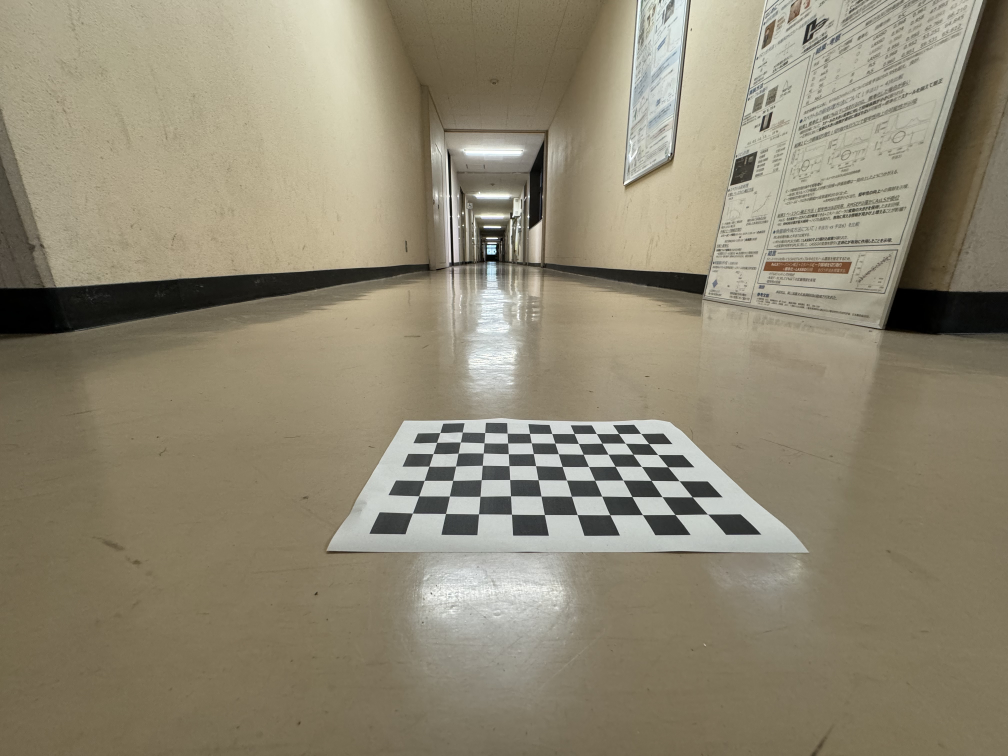
//> input picture img/view4.jpg, 4032 x 3024 px (shown at 1/4 size)
$ ./bird_eye_view_pointSelection   (built with g++ and OpenCV 4)
//> lines starting //> are read from the running program, lines starting //| are printed output that depends on the picture; after the words box and inside, x2 and y2 are one past the last pixel; in counts of white or black regions, pixels touching at a corner belong together
#include <opencv2/opencv.hpp>
#include <vector>
#include <iostream>

class PointSelector {
private:
    static std::vector<cv::Point> points;
    static cv::Mat img;
    static std::string windowName;

public:
    static void mouseCallback(int event, int x, int y, int flags, void* userdata) {
        if (event == cv::EVENT_LBUTTONDOWN) {
            if (points.size() < 4) {
                points.push_back(cv::Point(x, y));
                cv::circle(img, cv::Point(x, y), 5, cv::Scalar(0, 0, 255), -1);
                cv::imshow(windowName, img);

                if (points.size() == 4) {
                    std::cout << "4 points selected. Press any key to continue." << std::endl;
                } else {
                    std::cout << "Point " << points.size() << " selected. Select " << 4 - points.size() << " more point(s)." << std::endl;
                }
            }
        }
    }

    static std::vector<cv::Point> selectPoints(const cv::Mat& image, const std::string& winName) {
        img = image.clone();
        windowName = winName;
        points.clear();

        cv::namedWindow(windowName);
        cv::setMouseCallback(windowName, mouseCallback);

        std::cout << "Please select 4 points on the image in the following order:" << std::endl;
        std::cout << "1. Top-left corner of the lane" << std::endl;
        std::cout << "2. Top-right corner of the lane" << std::endl;
        std::cout << "3. Bottom-left corner of the lane" << std::endl;
        std::cout << "4. Bottom-right corner of the lane" << std::endl;

        cv::imshow(windowName, img);
        cv::waitKey(0);

        cv::destroyWindow(windowName);
        return points;
    }
};

std::vector<cv::Point> PointSelector::points;
cv::Mat PointSelector::img;
std::string PointSelector::windowName;

class Camera {
private:
    int img_width;
    int img_height;
    cv::Mat overhead_transform;

public:
    Camera(int width, int height) : img_width(width), img_height(height) {}

    void calculateTransform(const std::vector<cv::Point>& lane_shape) {
        // 選択された点の順序: [top-left, top-right, bottom-left, bottom-right]
        cv::Point2f top_left(lane_shape[0]);
        cv::Point2f top_right(lane_shape[1]);
        cv::Point2f bottom_left(lane_shape[2]);
        cv::Point2f bottom_right(lane_shape[3]);

        std::vector<cv::Point2f> source = {top_left, top_right, bottom_right, bottom_left};
        std::vector<cv::Point2f> destination = {
            cv::Point2f(300, 200),
            cv::Point2f(500, 200),
            cv::Point2f(500, 400),
            cv::Point2f(300, 400)
        };

        overhead_transform = cv::getPerspectiveTransform(source, destination);
    }

    cv::Mat warp_to_overhead(const cv::Mat& undistorted_img, const std::string& save_path = "") {
        cv::Mat result;
        cv::warpPerspective(undistorted_img, result, overhead_transform, cv::Size(img_width, img_height));

        if (!save_path.empty()) {
            bool saved = cv::imwrite(save_path, result);
            if (saved) {
                std::cout << "Overhead image saved to: " << save_path << std::endl;
            } else {
                std::cerr << "Failed to save overhead image to: " << save_path << std::endl;
            }
        }

        return result;
    }
};

int main() {
    std::string imagePath = "/home/tki256/myProject/opencv-class/img-out/view4.jpg";  // 入力画像のパスを指定してください
    cv::Mat image = cv::imread(imagePath);
//> image is the input picture: 3024 rows x 4032 cols, CV_8UC3; mean B, G, R 114.7, 135.4, 143.1
    resize(image, image, cv::Size(), 0.2, 0.2);
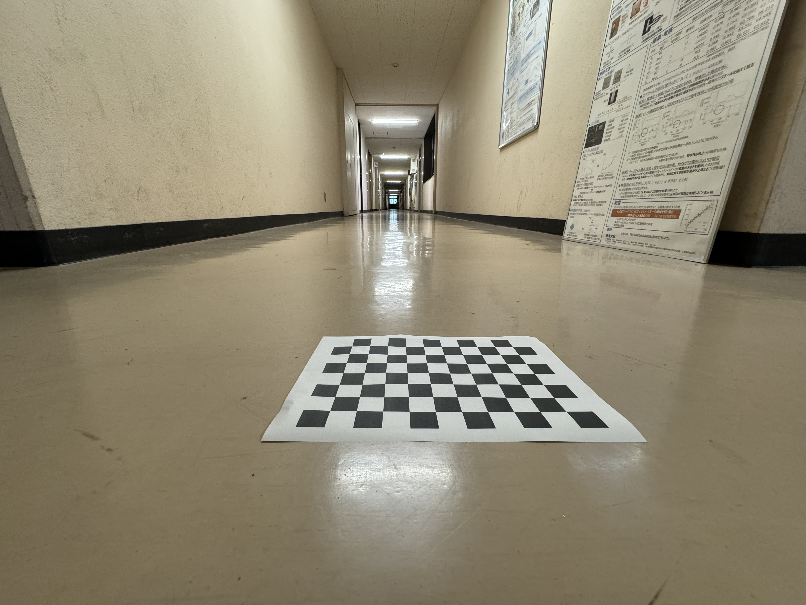
//> image: 605 rows x 806 cols, CV_8UC3; mean B, G, R 114.7, 135.5, 143.1
    if (image.empty()) {
        std::cerr << "Error: Could not read the image." << std::endl;
        return -1;
    }

    std::vector<cv::Point> selectedPoints = PointSelector::selectPoints(image, "Select 4 Points");
//> the left mouse button is pressed and released at (201, 151)
//> in mouseCallback, `cv::circle(img, cv::Point(x, y), 5, cv::Scalar(0, 0, 255), -1);`: img: 605 rows x 806 cols, CV_8UC3; 81 pixels changed, all inside (x1, y1, x2, y2) = (196, 146, 207, 157)
//> the left mouse button is pressed and released at (604, 151)
//> in mouseCallback (call 3), `cv::circle(img, cv::Point(x, y), 5, cv::Scalar(0, 0, 255), -1);`: img: 605 rows x 806 cols, CV_8UC3; mean B, G, R 114.7, 135.4, 143.1
//> the left mouse button is pressed and released at (604, 453)
//> in mouseCallback (call 5), `cv::circle(img, cv::Point(x, y), 5, cv::Scalar(0, 0, 255), -1);`: img: 605 rows x 806 cols, CV_8UC3; mean B, G, R 114.7, 135.4, 143.1
//> the left mouse button is pressed and released at (201, 453)
//> in mouseCallback (call 7), `cv::circle(img, cv::Point(x, y), 5, cv::Scalar(0, 0, 255), -1);`: img: 605 rows x 806 cols, CV_8UC3; mean B, G, R 114.7, 135.4, 143.1
//> selectedPoints = 4 Points (x, y): [201, 151], [604, 151], [604, 453], [201, 453]

    Camera camera(image.cols, image.rows);
    camera.calculateTransform(selectedPoints);
//> in calculateTransform, `cv::Point2f top_left(lane_shape[0]);`: top_left = Point(201, 151)
//> in calculateTransform, `cv::Point2f top_right(lane_shape[1]);`: top_right = Point(604, 151)
//> in calculateTransform, `cv::Point2f bottom_left(lane_shape[2]);`: bottom_left = Point(604, 453)
//> in calculateTransform, `cv::Point2f bottom_right(lane_shape[3]);`: bottom_right = Point(201, 453)
//> in calculateTransform, `std::vector<cv::Point2f> source = {top_left, top_right, bottom_right, ..`: source = 4 Points (x, y): [201, 151], [604, 151], [201, 453], [604, 453]
//> in calculateTransform, `overhead_transform = cv::getPerspectiveTransform(source, destination);`: overhead_transform = [[0.248, -1.32, 300.1], [0, -0.993, 250], [3.53e-19, -0.00331, 1]]

    cv::Mat overhead = camera.warp_to_overhead(image, "/home/tki256/myProject/opencv-class/result/overhead_view4.jpg");
//> in warp_to_overhead, `cv::warpPerspective(undistorted_img, result, overhead_transform, cv::S..`:
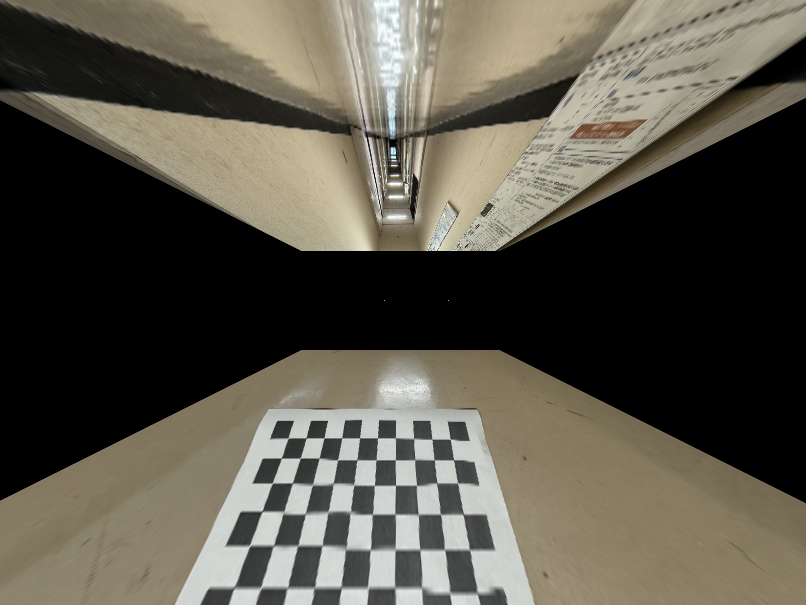
//> result: 605 rows x 806 cols, CV_8UC3; mean B, G, R 74, 85.3, 89.4

    cv::imshow("Overhead View", overhead);
    cv::waitKey(0);

    return 0;
}

$ run again, with img/view1.jpg copied over img/view4.jpg
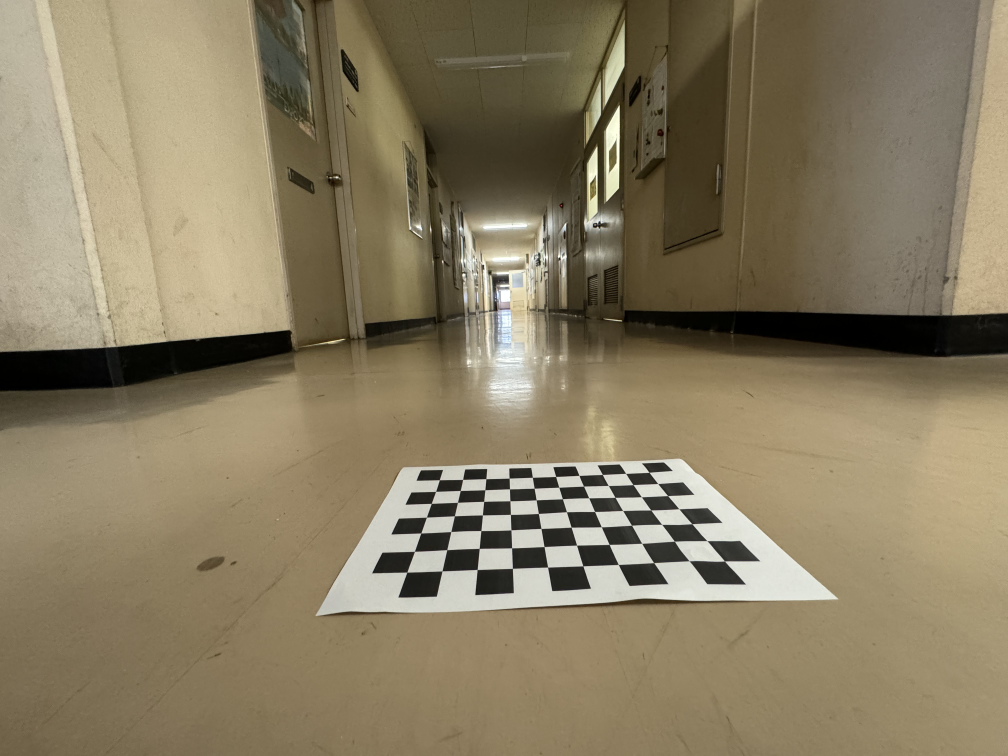
//> input picture img/view1.jpg, 4032 x 3024 px (shown at 1/4 size)
//> image is the input picture: 3024 rows x 4032 cols, CV_8UC3; mean B, G, R 98.1, 124.5, 136.4
//> `resize(image, image, cv::Size(), 0.2, 0.2);`:
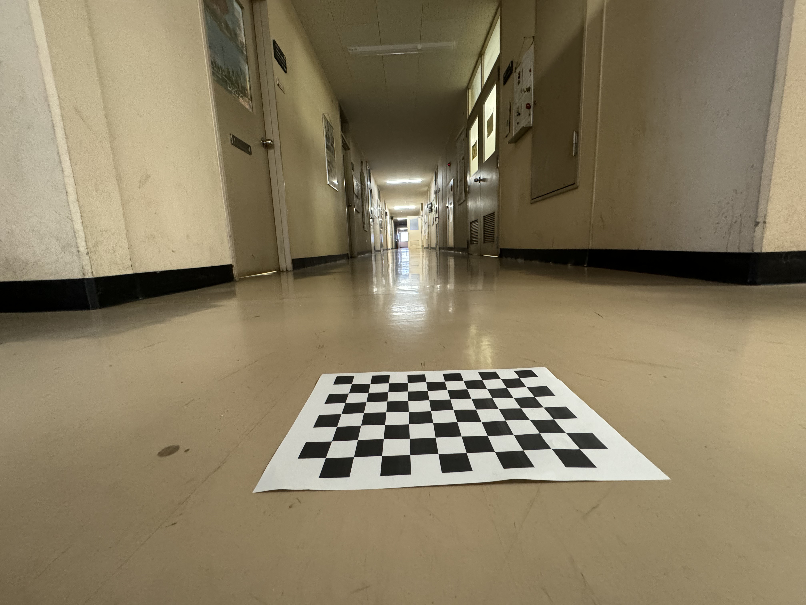
//> image: 605 rows x 806 cols, CV_8UC3; mean B, G, R 98.1, 124.5, 136.4
//> img: 605 rows x 806 cols, CV_8UC3; 81 pixels changed, all inside (x1, y1, x2, y2) = (196, 146, 207, 157)
//> img: 605 rows x 806 cols, CV_8UC3; mean B, G, R 98, 124.4, 136.5
//> img: 605 rows x 806 cols, CV_8UC3; mean B, G, R 98, 124.4, 136.5
//> img: 605 rows x 806 cols, CV_8UC3; mean B, G, R 98, 124.4, 136.5
//> selectedPoints = 4 Points (x, y): [201, 151], [604, 151], [604, 453], [201, 453]
//> top_left = Point(201, 151)
//> top_right = Point(604, 151)
//> bottom_left = Point(604, 453)
//> bottom_right = Point(201, 453)
//> source = 4 Points (x, y): [201, 151], [604, 151], [201, 453], [604, 453]
//> overhead_transform = [[0.248, -1.32, 300.1], [0, -0.993, 250], [3.53e-19, -0.00331, 1]]
//> in warp_to_overhead, `cv::warpPerspective(undistorted_img, result, overhead_transform, cv::S..`:
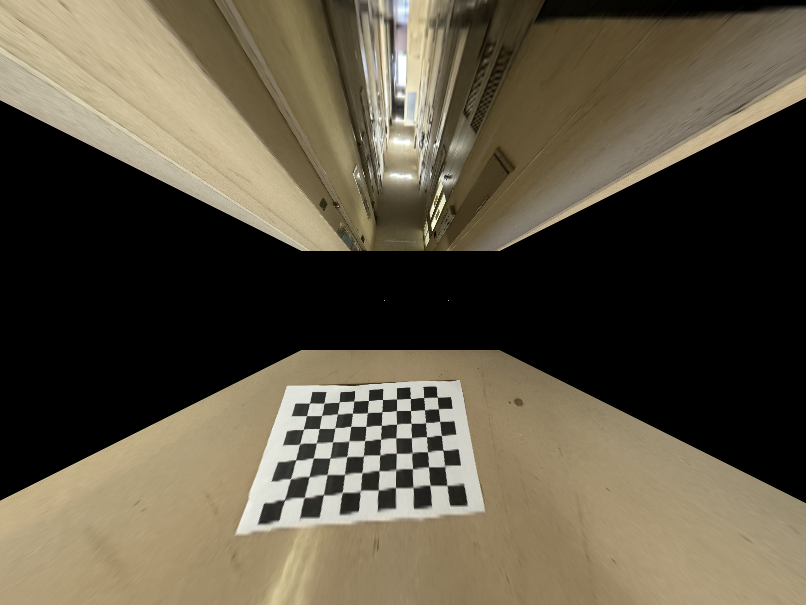
//> result: 605 rows x 806 cols, CV_8UC3; mean B, G, R 67.7, 85.2, 93.5

$ run again, with img/view2.jpg copied over img/view4.jpg
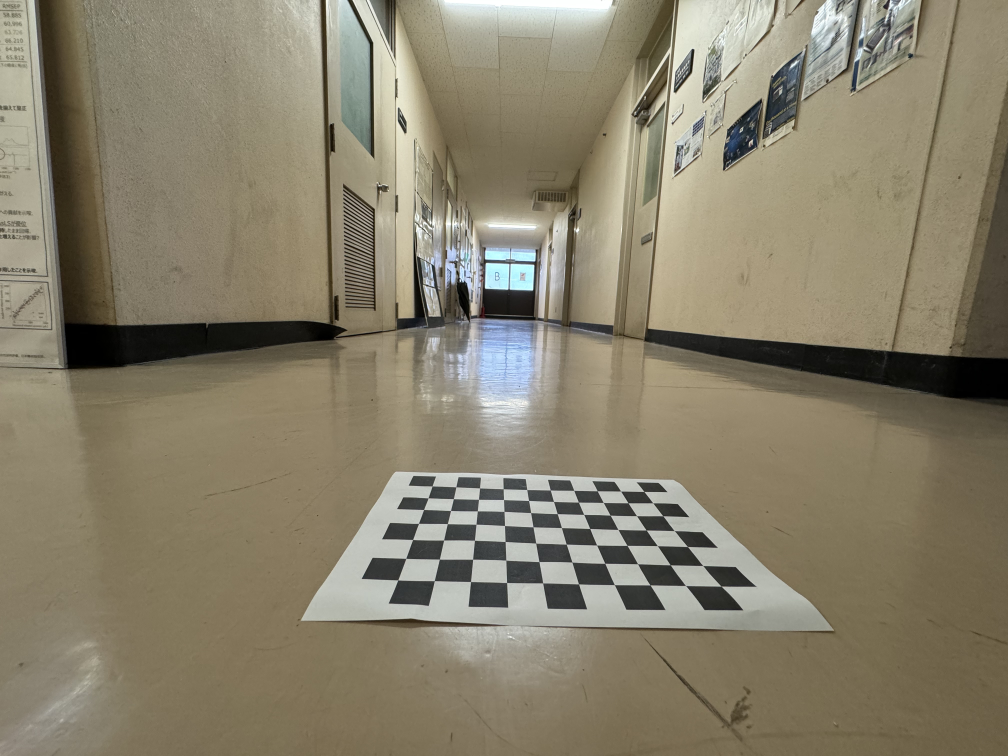
//> input picture img/view2.jpg, 4032 x 3024 px (shown at 1/4 size)
//> image is the input picture: 3024 rows x 4032 cols, CV_8UC3; mean B, G, R 107.9, 128.5, 136
//> `resize(image, image, cv::Size(), 0.2, 0.2);`:
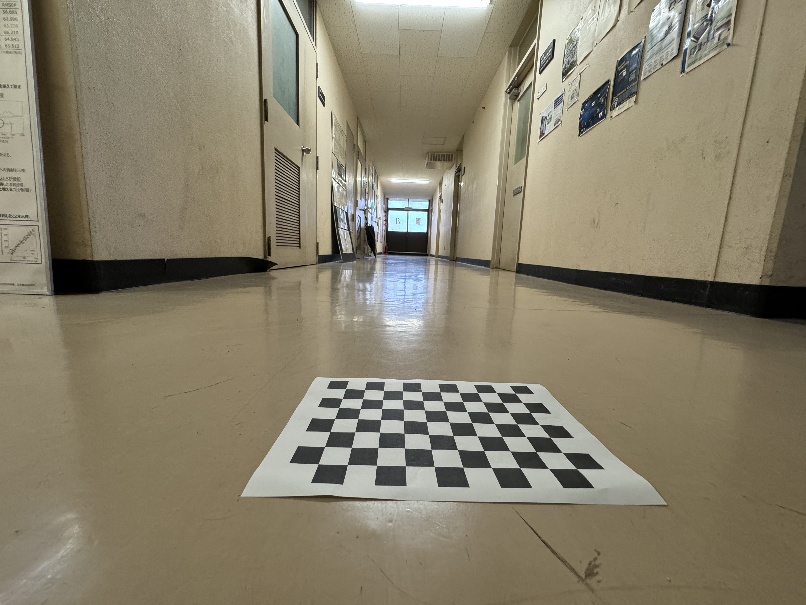
//> image: 605 rows x 806 cols, CV_8UC3; mean B, G, R 108, 128.5, 136.1
//> img: 605 rows x 806 cols, CV_8UC3; 81 pixels changed, all inside (x1, y1, x2, y2) = (196, 146, 207, 157)
//> img: 605 rows x 806 cols, CV_8UC3; mean B, G, R 107.9, 128.5, 136.1
//> img: 605 rows x 806 cols, CV_8UC3; mean B, G, R 107.9, 128.4, 136.1
//> img: 605 rows x 806 cols, CV_8UC3; mean B, G, R 107.9, 128.4, 136.1
//> selectedPoints = 4 Points (x, y): [201, 151], [604, 151], [604, 453], [201, 453]
//> top_left = Point(201, 151)
//> top_right = Point(604, 151)
//> bottom_left = Point(604, 453)
//> bottom_right = Point(201, 453)
//> source = 4 Points (x, y): [201, 151], [604, 151], [201, 453], [604, 453]
//> overhead_transform = [[0.248, -1.32, 300.1], [0, -0.993, 250], [3.53e-19, -0.00331, 1]]
//> in warp_to_overhead, `cv::warpPerspective(undistorted_img, result, overhead_transform, cv::S..`:
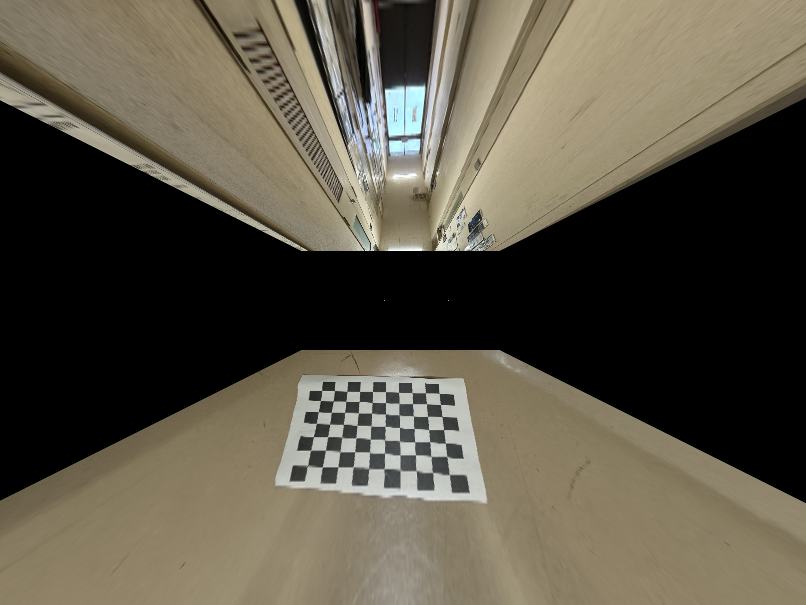
//> result: 605 rows x 806 cols, CV_8UC3; mean B, G, R 70, 84.3, 90.2

$ run again, with img/view3.jpg copied over img/view4.jpg
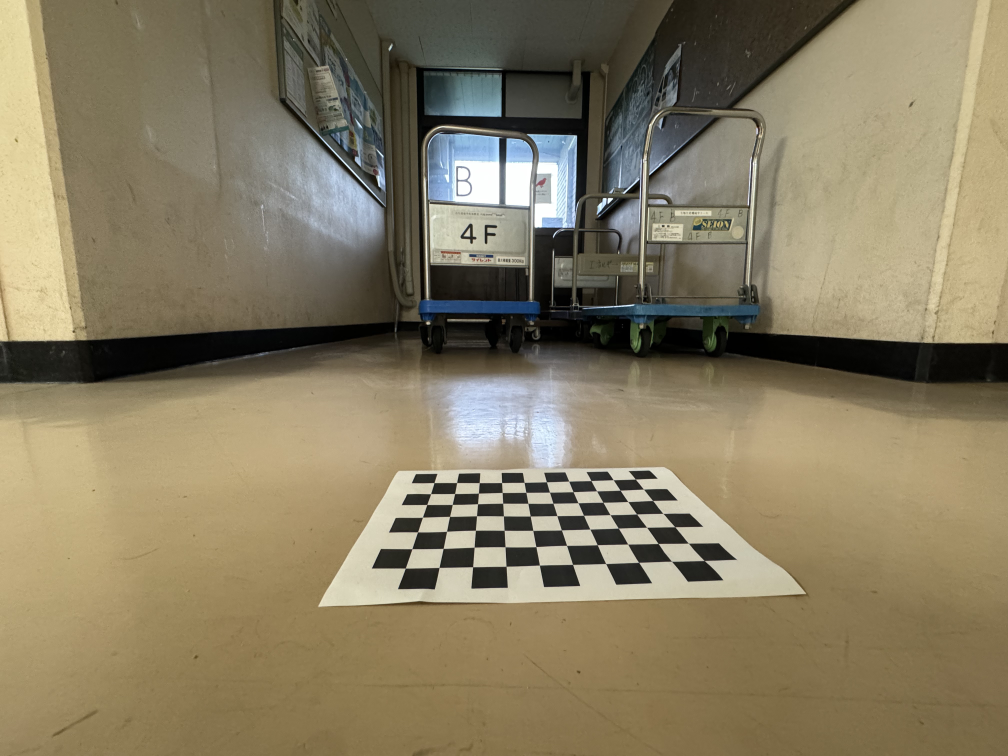
//> input picture img/view3.jpg, 4032 x 3024 px (shown at 1/4 size)
//> image is the input picture: 3024 rows x 4032 cols, CV_8UC3; mean B, G, R 98.8, 125, 135.4
//> `resize(image, image, cv::Size(), 0.2, 0.2);`:
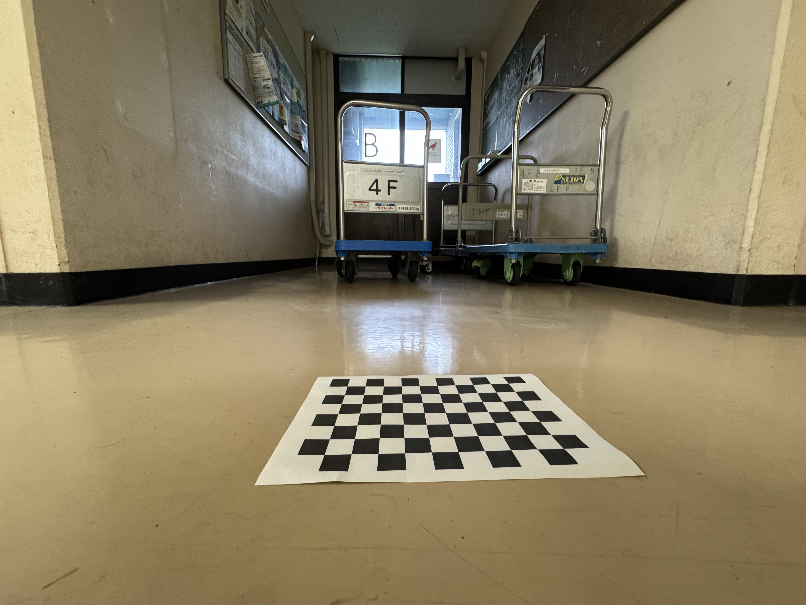
//> image: 605 rows x 806 cols, CV_8UC3; mean B, G, R 98.8, 125, 135.4
//> img: 605 rows x 806 cols, CV_8UC3; 81 pixels changed, all inside (x1, y1, x2, y2) = (196, 146, 207, 157)
//> img: 605 rows x 806 cols, CV_8UC3; mean B, G, R 98.8, 124.9, 135.4
//> img: 605 rows x 806 cols, CV_8UC3; mean B, G, R 98.7, 124.9, 135.5
//> img: 605 rows x 806 cols, CV_8UC3; mean B, G, R 98.7, 124.9, 135.5
//> selectedPoints = 4 Points (x, y): [201, 151], [604, 151], [604, 453], [201, 453]
//> top_left = Point(201, 151)
//> top_right = Point(604, 151)
//> bottom_left = Point(604, 453)
//> bottom_right = Point(201, 453)
//> source = 4 Points (x, y): [201, 151], [604, 151], [201, 453], [604, 453]
//> overhead_transform = [[0.248, -1.32, 300.1], [0, -0.993, 250], [3.53e-19, -0.00331, 1]]
//> in warp_to_overhead, `cv::warpPerspective(undistorted_img, result, overhead_transform, cv::S..`:
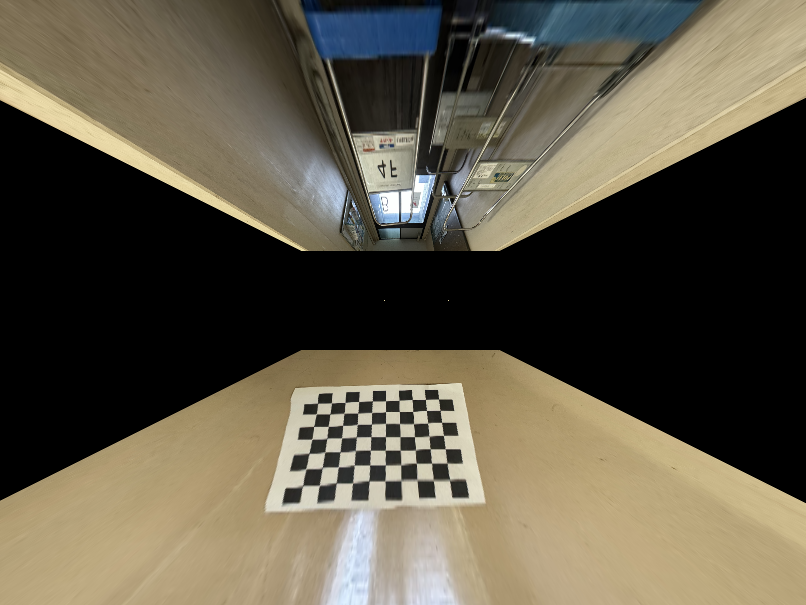
//> result: 605 rows x 806 cols, CV_8UC3; mean B, G, R 71.2, 87.3, 94
